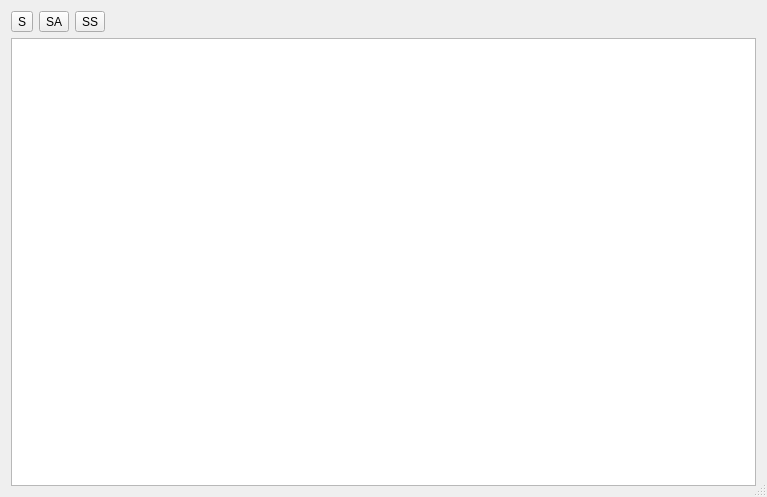
<?xml version="1.0" encoding="UTF-8"?>
<ui version="4.0">
 <class>IScriptEditor</class>
 <widget class="QDialog" name="IScriptEditor">
  <property name="windowModality">
   <enum>Qt::NonModal</enum>
  </property>
  <property name="geometry">
   <rect>
    <x>0</x>
    <y>0</y>
    <width>767</width>
    <height>497</height>
   </rect>
  </property>
  <property name="windowTitle">
   <string>IdealIRC Script Editor</string>
  </property>
  <property name="windowIcon">
   <iconset resource="../../resources.qrc">
    <normaloff>:/toolicons/gfx/main_scripts.png</normaloff>:/toolicons/gfx/main_scripts.png</iconset>
  </property>
  <property name="sizeGripEnabled">
   <bool>true</bool>
  </property>
  <layout class="QGridLayout" name="gridLayout">
   <item row="0" column="1">
    <widget class="QToolButton" name="btnSaveAll">
     <property name="toolTip">
      <string>Save all files</string>
     </property>
     <property name="text">
      <string>SA</string>
     </property>
     <property name="icon">
      <iconset resource="../../resources.qrc">
       <normaloff>:/icons/gfx/saveall.png</normaloff>:/icons/gfx/saveall.png</iconset>
     </property>
     <property name="iconSize">
      <size>
       <width>32</width>
       <height>32</height>
      </size>
     </property>
    </widget>
   </item>
   <item row="0" column="3">
    <spacer name="horizontalSpacer">
     <property name="orientation">
      <enum>Qt::Horizontal</enum>
     </property>
     <property name="sizeHint" stdset="0">
      <size>
       <width>711</width>
       <height>20</height>
      </size>
     </property>
    </spacer>
   </item>
   <item row="1" column="0" colspan="4">
    <widget class="QSplitter" name="splitter">
     <property name="orientation">
      <enum>Qt::Horizontal</enum>
     </property>
     <widget class="QTreeView" name="treeView">
      <property name="editTriggers">
       <set>QAbstractItemView::NoEditTriggers</set>
      </property>
      <attribute name="headerVisible">
       <bool>false</bool>
      </attribute>
     </widget>
    </widget>
   </item>
   <item row="0" column="0">
    <widget class="QToolButton" name="btnSave">
     <property name="toolTip">
      <string>Save current file</string>
     </property>
     <property name="text">
      <string>S</string>
     </property>
     <property name="icon">
      <iconset resource="../../resources.qrc">
       <normaloff>:/icons/gfx/save.png</normaloff>:/icons/gfx/save.png</iconset>
     </property>
     <property name="iconSize">
      <size>
       <width>32</width>
       <height>32</height>
      </size>
     </property>
    </widget>
   </item>
   <item row="0" column="2">
    <widget class="QToolButton" name="btnSettings">
     <property name="text">
      <string>SS</string>
     </property>
     <property name="iconSize">
      <size>
       <width>32</width>
       <height>32</height>
      </size>
     </property>
    </widget>
   </item>
  </layout>
 </widget>
 <resources>
  <include location="../../resources.qrc"/>
 </resources>
 <connections/>
</ui>
